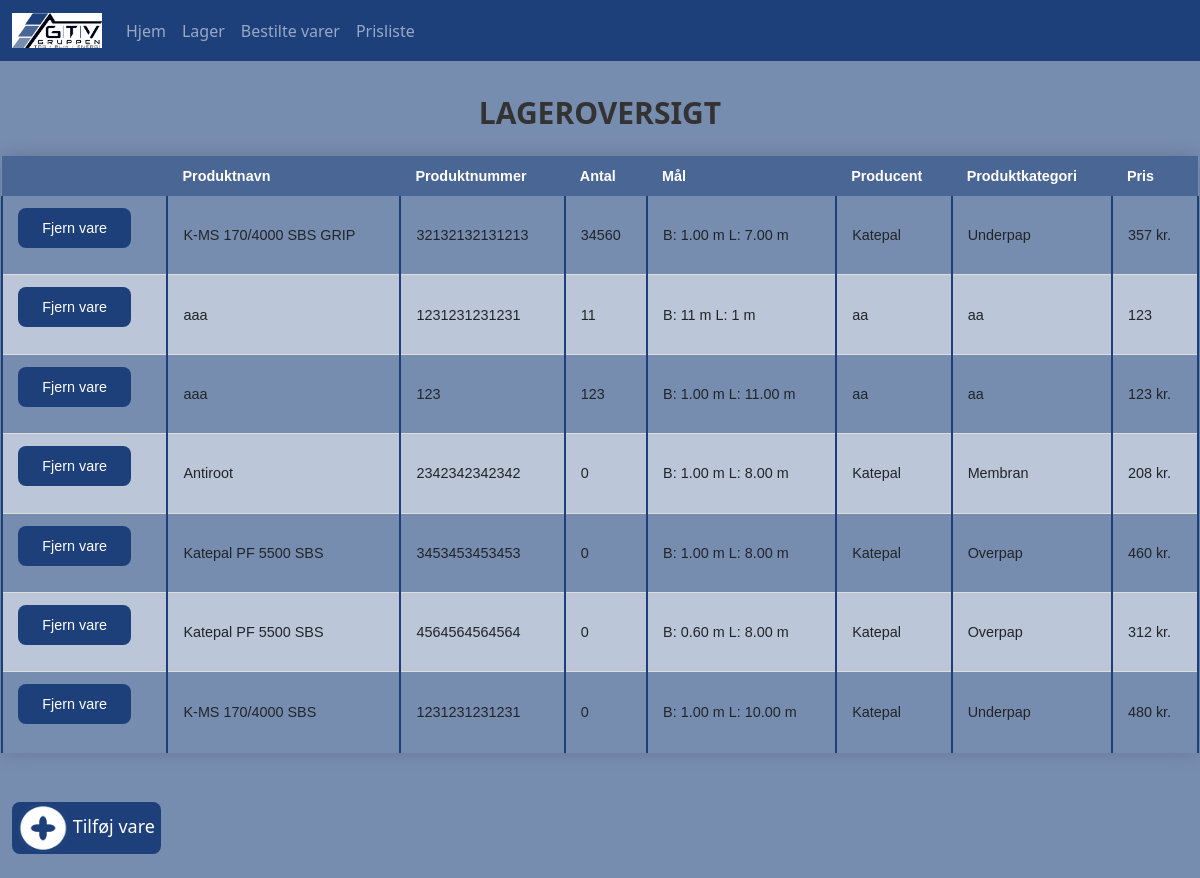
Before: /lager with the older database file.
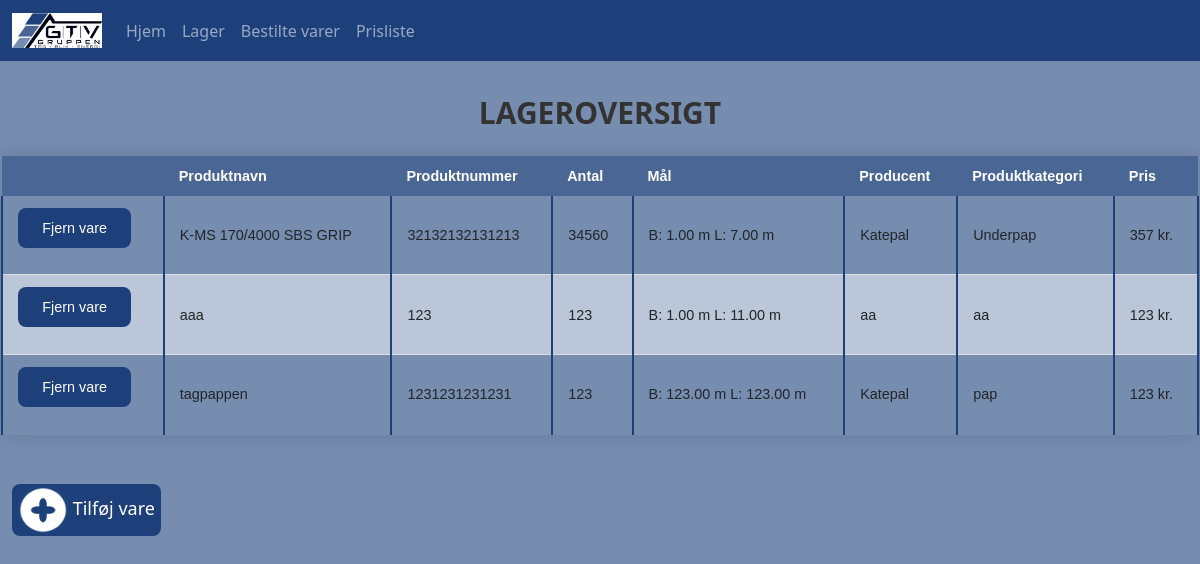
After: the same page with the newer database file.
### tables this page shows
CREATE TABLE Lageroversigt(
ID INTEGER PRIMARY KEY AUTOINCREMENT,
Produktnavn TEXT NOT NULL,
Produktnummer INT,
Antal INT NOT NULL,
Mål TEXT NOT NULL,
Producent TEXT,
Produktkategori TEXT,
Pris TEXT);

### app.py (the view)
@app.route('/lager', methods=['GET'])
def lager_get():
    data_rows = []
    conn = sqlite3.connect(database='GTV_Tagdækning_ApS.db')
    QUERY = "SELECT ID, Produktnavn, Produktnummer, Antal, Mål, Producent, Produktkategori, Pris FROM Lageroversigt ORDER BY id ASC"
    try:
        cur = conn.cursor()
        cur.execute(QUERY)
        data_rows = cur.fetchall()
    except sqlite3.OperationalError as oe:
        print(f"Transaction could not be processed: {oe}")
    except sqlite3.IntegrityError as ie:
        print(f"Integrity constraint violated: {ie}")
    except sqlite3.ProgrammingError as pe:
        print(f"You used the wrong SQL table: {pe}")
    except sqlite3.Error as e:
        print(f"Error calling SQL: {e}")
    finally:
        cur.close()
        conn.close()
    return flask.render_template('lager.html', data_rows = data_rows)

### templates/lager.html (shortened to what this page needs)
{% extends 'base.html' %}
{% block content%}
<div>
    <br>
    <h1>Lageroversigt</h1>
    <table class="styled-table">
        <thead>
            <tr>
                <th></th>
                <th>Produktnavn</th>
                <th>Produktnummer</th>
                <th>Antal</th>
                <th>Mål</th>
                <th>Producent</th>
                <th>Produktkategori</th>
                <th>Pris</th>
            </tr>
        </thead>
        {% for item in data_rows %}
        <tr>
            <td>
                <form action="" method="POST">
                    <button class="btn-submit" type="submit" name="fjern_vare" value="{{ item[0] }}">Fjern vare</button>
                </form>
            </td>
            {% for j in item[1::] %}
            <td>{{ j }}</td>
            {% endfor %}
        </tr>
        {% endfor%}
    </table><br>
    <button class="btn-open-popup" onclick="togglePopup()" style="margin-left: 1%;">
        <image src="static/Add_moerk_hvid.png" width="50" height="50"></image>
        Tilføj vare</button>
    <br>
    <br>
</div>
{% endblock %}

### templates/base.html (shortened to what this page needs)
<html lang="en">
<head>
    <link href="https://cdn.jsdelivr.net/npm/bootstrap@5.3.3/dist/css/bootstrap.min.css" rel="stylesheet">
    <link href="/stylesheets/GTV.css" rel="stylesheet">
    <link href="{{ url_for('static', filename='GTV.css') }}" rel="stylesheet" type="text/css">
</head>
<body>
    <nav class="navbar navbar-expand-lg navbar-dark bg-gtvdark">
        <div class="container-fluid">
          <a class="navbar-brand" href="/">
            <img src="/static/gtv-logo.png" alt="Logo" width="90" height="35" class="d-inline-block align-text-top">
          </a>
          <div class="collapse navbar-collapse" id="navbarNav">
            <ul class="navbar-nav">
              <li class="nav-item">
                <a class="nav-link" aria-current="true" href="/home">Hjem</a>
              </li>
              <li class="nav-item">
                <a class="nav-link" href="/lager">Lager</a>
              </li>
              <li class="nav-item">
                <a class="nav-link" href="/bestilte_varer">Bestilte varer</a>
              </li>
              <li class="nav-item">
                <a class="nav-link" href="/prisliste">Prisliste</a>
              </li>
            </ul>
          </div>
        </div>
      </nav>
    {% block content %}
    {% endblock %}
</body>
</html>

### static/GTV.css (style rules this page uses)
body { background-color: #778DB0; }
h1 { font-size: 30px; font-weight: bold; color: #333; margin: 10px 0; padding: 0; text-align: center; text-transform: uppercase; }
.bg-gtvdark { background-color: #1D407B!important; }
.btn-open-popup { font-size: 18px; background-color: #1D407B; color: #fff; border: none; border-radius: 8px; cursor: pointer; transition: background-color 0.3s ease; }
.btn-submit, .btn-close-popup { padding: 12px 24px; border: none; border-radius: 8px; cursor: pointer; transition: background-color 0.3s ease, color 0.3s ease; }
.btn-submit { background-color: #1D407B; color: #fff; }
.styled-table { border-collapse: collapse; margin: 25px 0; margin-left: 0.1%; font-size: 0.9em; font-family: sans-serif; width: 99.8%; box-shadow: 0 0 20px rgba(0, 0, 0, 0.15); }
.styled-table thead th { background-color: #4A6695; color: #FFFFFF; text-align: left; }
th, td { padding: 12px 15px; }
.styled-table tbody tr { border-bottom: 1px solid #DDDDDD; }
.styled-table tbody tr:nth-of-type(even) { background-color: #bbc7d9; }
.styled-table tbody tr:last-of-type { border-bottom: 2px solid #778DB0; }
.styled-table tbody td { border-right: 2px solid #1D407B; border-left: 2px solid #1D407B; }

Changed rows visible on the page:
removed Lageroversigt: {{ item[0] }} 7 (drawn), Produktnavn "aaa", Produktnummer "1231231231231", j "11", Mål "B: 11 m L: 1 m", Producent "aa", Produktkategori "aa", Pris "123"
removed Lageroversigt: {{ item[0] }} 9 (drawn), Produktnavn "Antiroot", Produktnummer "2342342342342", j "0", Mål "B: 1.00 m L: 8.00 m", Producent "Katepal", Produktkategori "Membran", Pris "208 kr."
removed Lageroversigt: {{ item[0] }} 10 (drawn), Produktnavn "Katepal PF 5500 SBS", Produktnummer "3453453453453", j "0", Mål "B: 1.00 m L: 8.00 m", Producent "Katepal", Produktkategori "Overpap", Pris "460 kr."
removed Lageroversigt: {{ item[0] }} 11 (drawn), Produktnavn "Katepal PF 5500 SBS", Produktnummer "4564564564564", j "0", Mål "B: 0.60 m L: 8.00 m", Producent "Katepal", Produktkategori "Overpap", Pris "312 kr."
removed Lageroversigt: {{ item[0] }} 12 (drawn), Produktnavn "K-MS 170/4000 SBS", Produktnummer "1231231231231", j "0", Mål "B: 1.00 m L: 10.00 m", Producent "Katepal", Produktkategori "Underpap", Pris "480 kr."
added Lageroversigt: {{ item[0] }} 13 (drawn), Produktnavn "tagpappen", Produktnummer "1231231231231", j "123", Mål "B: 123.00 m L: 123.00 m", Producent "Katepal", Produktkategori "pap", Pris "123 kr."
